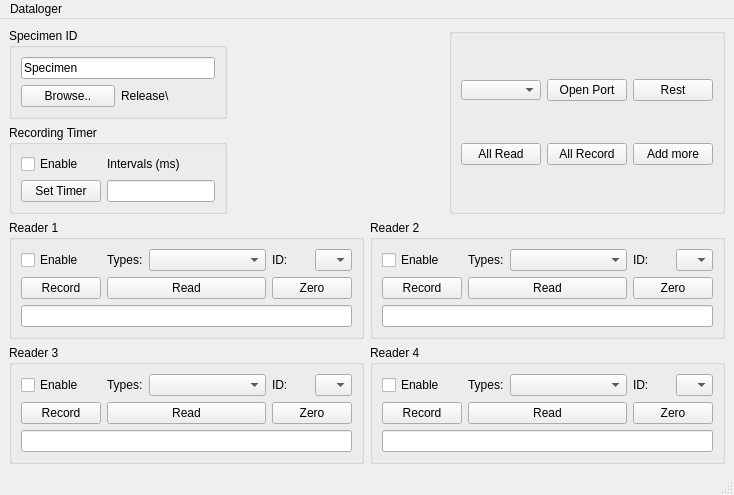
<?xml version="1.0" encoding="UTF-8"?>
<ui version="4.0">
 <class>MainWindow</class>
 <widget class="QMainWindow" name="MainWindow">
  <property name="geometry">
   <rect>
    <x>0</x>
    <y>0</y>
    <width>702</width>
    <height>469</height>
   </rect>
  </property>
  <property name="maximumSize">
   <size>
    <width>1076</width>
    <height>640</height>
   </size>
  </property>
  <property name="windowTitle">
   <string>MainWindow</string>
  </property>
  <widget class="QWidget" name="centralwidget">
   <layout class="QGridLayout" name="gridLayout_7">
    <item row="0" column="0">
     <layout class="QVBoxLayout" name="verticalLayout_2">
      <item>
       <widget class="QGroupBox" name="groupBox_7">
        <property name="title">
         <string>Specimen ID</string>
        </property>
        <layout class="QVBoxLayout" name="verticalLayout">
         <item>
          <widget class="QLineEdit" name="lineEdit_File_Name">
           <property name="text">
            <string>Specimen</string>
           </property>
          </widget>
         </item>
         <item>
          <layout class="QHBoxLayout" name="horizontalLayout_9">
           <item>
            <widget class="QPushButton" name="pushButton_Browse">
             <property name="text">
              <string>Browse..</string>
             </property>
            </widget>
           </item>
           <item>
            <widget class="QLabel" name="label_FilePath">
             <property name="text">
              <string>Release\</string>
             </property>
            </widget>
           </item>
          </layout>
         </item>
        </layout>
       </widget>
      </item>
      <item>
       <widget class="QGroupBox" name="groupBox_5">
        <property name="title">
         <string>Recording Timer</string>
        </property>
        <layout class="QGridLayout" name="gridLayout">
         <item row="0" column="1">
          <layout class="QGridLayout" name="gridLayout_timer">
           <item row="1" column="0">
            <widget class="QPushButton" name="pushButton_set_timer">
             <property name="text">
              <string>Set Timer</string>
             </property>
            </widget>
           </item>
           <item row="0" column="1">
            <widget class="QLabel" name="label_9">
             <property name="text">
              <string>Intervals (ms)</string>
             </property>
            </widget>
           </item>
           <item row="1" column="1">
            <widget class="QLineEdit" name="timerIntervalsTextBox"/>
           </item>
           <item row="0" column="0">
            <widget class="QCheckBox" name="checkBox_Timer_Enable">
             <property name="text">
              <string>Enable</string>
             </property>
            </widget>
           </item>
          </layout>
         </item>
        </layout>
       </widget>
      </item>
     </layout>
    </item>
    <item row="0" column="2">
     <widget class="QGroupBox" name="groupBox_6">
      <property name="title">
       <string/>
      </property>
      <layout class="QGridLayout" name="gridLayout_11">
       <item row="0" column="2">
        <widget class="QPushButton" name="pushButton_Rest">
         <property name="text">
          <string>Rest</string>
         </property>
        </widget>
       </item>
       <item row="0" column="0">
        <widget class="QComboBox" name="comboBox_PortName">
         <property name="maximumSize">
          <size>
           <width>80</width>
           <height>20</height>
          </size>
         </property>
         <property name="mouseTracking">
          <bool>true</bool>
         </property>
         <item>
          <property name="text">
           <string/>
          </property>
         </item>
        </widget>
       </item>
       <item row="1" column="1">
        <widget class="QPushButton" name="pushButton_All_Record">
         <property name="text">
          <string>All Record</string>
         </property>
        </widget>
       </item>
       <item row="1" column="2">
        <widget class="QPushButton" name="pushButton_Add_GroupBox">
         <property name="text">
          <string>Add more</string>
         </property>
        </widget>
       </item>
       <item row="0" column="1">
        <widget class="QPushButton" name="pushButton_SerialPort">
         <property name="text">
          <string>Open Port</string>
         </property>
        </widget>
       </item>
       <item row="1" column="0">
        <widget class="QPushButton" name="pushButton_All_Read">
         <property name="text">
          <string>All Read</string>
         </property>
        </widget>
       </item>
      </layout>
     </widget>
    </item>
    <item row="1" column="0" colspan="3">
     <layout class="QGridLayout" name="gridLayout_Reader">
      <item row="0" column="0">
       <widget class="QGroupBox" name="groupBox">
        <property name="title">
         <string>Reader 1</string>
        </property>
        <layout class="QGridLayout" name="gridLayout_10">
         <item row="0" column="1">
          <layout class="QGridLayout" name="gridLayout_3">
           <item row="0" column="1">
            <layout class="QHBoxLayout" name="horizontalLayout">
             <item>
              <widget class="QLabel" name="label">
               <property name="text">
                <string>Types:</string>
               </property>
              </widget>
             </item>
             <item>
              <widget class="QComboBox" name="comboBox_Reader1_DeviceType">
               <property name="mouseTracking">
                <bool>false</bool>
               </property>
               <item>
                <property name="text">
                 <string/>
                </property>
               </item>
               <item>
                <property name="text">
                 <string>HCA726S</string>
                </property>
               </item>
               <item>
                <property name="text">
                 <string>LVDT Sensors</string>
                </property>
               </item>
               <item>
                <property name="text">
                 <string>Torque Sensors</string>
                </property>
               </item>
              </widget>
             </item>
            </layout>
           </item>
           <item row="0" column="0">
            <widget class="QCheckBox" name="checkBox_Reader1_Enable">
             <property name="text">
              <string>Enable</string>
             </property>
            </widget>
           </item>
           <item row="1" column="0">
            <widget class="QPushButton" name="pushButton_Reader1_isRecord">
             <property name="text">
              <string>Record</string>
             </property>
            </widget>
           </item>
           <item row="1" column="1">
            <widget class="QPushButton" name="pushButton_Reader1_isRead">
             <property name="text">
              <string>Read</string>
             </property>
            </widget>
           </item>
           <item row="2" column="0" colspan="3">
            <widget class="QLineEdit" name="lineEdit_Reader1"/>
           </item>
           <item row="1" column="2">
            <widget class="QPushButton" name="pushButton_Reader1_Zero">
             <property name="text">
              <string>Zero</string>
             </property>
            </widget>
           </item>
           <item row="0" column="2">
            <layout class="QHBoxLayout" name="horizontalLayout_2">
             <item>
              <widget class="QLabel" name="label_2">
               <property name="text">
                <string>ID:</string>
               </property>
              </widget>
             </item>
             <item>
              <widget class="QComboBox" name="comboBox_Reader1_DeviceID">
               <item>
                <property name="text">
                 <string/>
                </property>
               </item>
               <item>
                <property name="text">
                 <string>0</string>
                </property>
               </item>
               <item>
                <property name="text">
                 <string>1</string>
                </property>
               </item>
               <item>
                <property name="text">
                 <string>2</string>
                </property>
               </item>
               <item>
                <property name="text">
                 <string>3</string>
                </property>
               </item>
               <item>
                <property name="text">
                 <string>4</string>
                </property>
               </item>
               <item>
                <property name="text">
                 <string>5</string>
                </property>
               </item>
               <item>
                <property name="text">
                 <string>6</string>
                </property>
               </item>
               <item>
                <property name="text">
                 <string>7</string>
                </property>
               </item>
               <item>
                <property name="text">
                 <string>8</string>
                </property>
               </item>
              </widget>
             </item>
            </layout>
           </item>
          </layout>
         </item>
        </layout>
       </widget>
      </item>
      <item row="1" column="1">
       <widget class="QGroupBox" name="groupBox_4">
        <property name="title">
         <string>Reader 4</string>
        </property>
        <layout class="QGridLayout" name="gridLayout_2">
         <item row="0" column="0">
          <layout class="QGridLayout" name="gridLayout_5">
           <item row="0" column="0">
            <widget class="QCheckBox" name="checkBox_Reader4_Enable">
             <property name="text">
              <string>Enable</string>
             </property>
            </widget>
           </item>
           <item row="1" column="1">
            <widget class="QPushButton" name="pushButton_Reader4_isRead">
             <property name="text">
              <string>Read</string>
             </property>
            </widget>
           </item>
           <item row="1" column="2">
            <widget class="QPushButton" name="pushButton_Reader4_Zero">
             <property name="text">
              <string>Zero</string>
             </property>
            </widget>
           </item>
           <item row="0" column="1">
            <layout class="QHBoxLayout" name="horizontalLayout_5">
             <item>
              <widget class="QLabel" name="label_5">
               <property name="text">
                <string>Types:</string>
               </property>
              </widget>
             </item>
             <item>
              <widget class="QComboBox" name="comboBox_Reader4_DeviceType">
               <property name="mouseTracking">
                <bool>false</bool>
               </property>
               <item>
                <property name="text">
                 <string/>
                </property>
               </item>
               <item>
                <property name="text">
                 <string>HCA726S</string>
                </property>
               </item>
               <item>
                <property name="text">
                 <string>LVDT Sensors</string>
                </property>
               </item>
               <item>
                <property name="text">
                 <string>Torque Sensors</string>
                </property>
               </item>
              </widget>
             </item>
            </layout>
           </item>
           <item row="0" column="2">
            <layout class="QHBoxLayout" name="horizontalLayout_6">
             <item>
              <widget class="QLabel" name="label_6">
               <property name="text">
                <string>ID:</string>
               </property>
              </widget>
             </item>
             <item>
              <widget class="QComboBox" name="comboBox_Reader4_DeviceID">
               <item>
                <property name="text">
                 <string/>
                </property>
               </item>
               <item>
                <property name="text">
                 <string>0</string>
                </property>
               </item>
               <item>
                <property name="text">
                 <string>1</string>
                </property>
               </item>
               <item>
                <property name="text">
                 <string>2</string>
                </property>
               </item>
               <item>
                <property name="text">
                 <string>3</string>
                </property>
               </item>
               <item>
                <property name="text">
                 <string>4</string>
                </property>
               </item>
               <item>
                <property name="text">
                 <string>5</string>
                </property>
               </item>
               <item>
                <property name="text">
                 <string>6</string>
                </property>
               </item>
               <item>
                <property name="text">
                 <string>7</string>
                </property>
               </item>
               <item>
                <property name="text">
                 <string>8</string>
                </property>
               </item>
              </widget>
             </item>
            </layout>
           </item>
           <item row="1" column="0">
            <widget class="QPushButton" name="pushButton_Reader4_isRecord">
             <property name="text">
              <string>Record</string>
             </property>
            </widget>
           </item>
           <item row="2" column="0" colspan="3">
            <widget class="QLineEdit" name="lineEdit_Reader4"/>
           </item>
          </layout>
         </item>
        </layout>
       </widget>
      </item>
      <item row="1" column="0">
       <widget class="QGroupBox" name="groupBox_3">
        <property name="title">
         <string>Reader 3</string>
        </property>
        <layout class="QGridLayout" name="gridLayout_9">
         <item row="0" column="0">
          <layout class="QGridLayout" name="gridLayout_4">
           <item row="1" column="1">
            <widget class="QPushButton" name="pushButton_Reader3_isRead">
             <property name="text">
              <string>Read</string>
             </property>
            </widget>
           </item>
           <item row="0" column="1">
            <layout class="QHBoxLayout" name="horizontalLayout_3">
             <item>
              <widget class="QLabel" name="label_3">
               <property name="text">
                <string>Types:</string>
               </property>
              </widget>
             </item>
             <item>
              <widget class="QComboBox" name="comboBox_Reader3_DeviceType">
               <property name="mouseTracking">
                <bool>false</bool>
               </property>
               <item>
                <property name="text">
                 <string/>
                </property>
               </item>
               <item>
                <property name="text">
                 <string>HCA726S</string>
                </property>
               </item>
               <item>
                <property name="text">
                 <string>LVDT Sensors</string>
                </property>
               </item>
               <item>
                <property name="text">
                 <string>Torque Sensors</string>
                </property>
               </item>
              </widget>
             </item>
            </layout>
           </item>
           <item row="1" column="2">
            <widget class="QPushButton" name="pushButton_Reader3_Zero">
             <property name="text">
              <string>Zero</string>
             </property>
            </widget>
           </item>
           <item row="0" column="2">
            <layout class="QHBoxLayout" name="horizontalLayout_4">
             <item>
              <widget class="QLabel" name="label_4">
               <property name="text">
                <string>ID:</string>
               </property>
              </widget>
             </item>
             <item>
              <widget class="QComboBox" name="comboBox_Reader3_DeviceID">
               <item>
                <property name="text">
                 <string/>
                </property>
               </item>
               <item>
                <property name="text">
                 <string>0</string>
                </property>
               </item>
               <item>
                <property name="text">
                 <string>1</string>
                </property>
               </item>
               <item>
                <property name="text">
                 <string>2</string>
                </property>
               </item>
               <item>
                <property name="text">
                 <string>3</string>
                </property>
               </item>
               <item>
                <property name="text">
                 <string>4</string>
                </property>
               </item>
               <item>
                <property name="text">
                 <string>5</string>
                </property>
               </item>
               <item>
                <property name="text">
                 <string>6</string>
                </property>
               </item>
               <item>
                <property name="text">
                 <string>7</string>
                </property>
               </item>
               <item>
                <property name="text">
                 <string>8</string>
                </property>
               </item>
              </widget>
             </item>
            </layout>
           </item>
           <item row="1" column="0">
            <widget class="QPushButton" name="pushButton_Reader3_isRecord">
             <property name="text">
              <string>Record</string>
             </property>
            </widget>
           </item>
           <item row="0" column="0">
            <widget class="QCheckBox" name="checkBox_Reader3_Enable">
             <property name="text">
              <string>Enable</string>
             </property>
            </widget>
           </item>
          </layout>
         </item>
         <item row="1" column="0">
          <widget class="QLineEdit" name="lineEdit_Reader3"/>
         </item>
        </layout>
       </widget>
      </item>
      <item row="0" column="1">
       <widget class="QGroupBox" name="groupBox_2">
        <property name="title">
         <string>Reader 2</string>
        </property>
        <layout class="QGridLayout" name="gridLayout_8">
         <item row="0" column="0">
          <layout class="QGridLayout" name="gridLayout_6">
           <item row="0" column="1">
            <layout class="QHBoxLayout" name="horizontalLayout_7">
             <item>
              <widget class="QLabel" name="label_7">
               <property name="text">
                <string>Types:</string>
               </property>
              </widget>
             </item>
             <item>
              <widget class="QComboBox" name="comboBox_Reader2_DeviceType">
               <property name="mouseTracking">
                <bool>false</bool>
               </property>
               <item>
                <property name="text">
                 <string/>
                </property>
               </item>
               <item>
                <property name="text">
                 <string>HCA726S</string>
                </property>
               </item>
               <item>
                <property name="text">
                 <string>LVDT Sensors</string>
                </property>
               </item>
               <item>
                <property name="text">
                 <string>Torque Sensors</string>
                </property>
               </item>
              </widget>
             </item>
            </layout>
           </item>
           <item row="1" column="0">
            <widget class="QPushButton" name="pushButton_Reader2_isRecord">
             <property name="text">
              <string>Record</string>
             </property>
            </widget>
           </item>
           <item row="2" column="0" colspan="3">
            <widget class="QLineEdit" name="lineEdit_Reader2"/>
           </item>
           <item row="1" column="2">
            <widget class="QPushButton" name="pushButton_Reader2_Zero">
             <property name="text">
              <string>Zero</string>
             </property>
            </widget>
           </item>
           <item row="0" column="0">
            <widget class="QCheckBox" name="checkBox_Reader2_Enable">
             <property name="text">
              <string>Enable</string>
             </property>
            </widget>
           </item>
           <item row="1" column="1">
            <widget class="QPushButton" name="pushButton_Reader2_isRead">
             <property name="text">
              <string>Read</string>
             </property>
            </widget>
           </item>
           <item row="0" column="2">
            <layout class="QHBoxLayout" name="horizontalLayout_8">
             <item>
              <widget class="QLabel" name="label_8">
               <property name="text">
                <string>ID:</string>
               </property>
              </widget>
             </item>
             <item>
              <widget class="QComboBox" name="comboBox_Reader2_DeviceID">
               <item>
                <property name="text">
                 <string/>
                </property>
               </item>
               <item>
                <property name="text">
                 <string>0</string>
                </property>
               </item>
               <item>
                <property name="text">
                 <string>1</string>
                </property>
               </item>
               <item>
                <property name="text">
                 <string>2</string>
                </property>
               </item>
               <item>
                <property name="text">
                 <string>3</string>
                </property>
               </item>
               <item>
                <property name="text">
                 <string>4</string>
                </property>
               </item>
               <item>
                <property name="text">
                 <string>5</string>
                </property>
               </item>
               <item>
                <property name="text">
                 <string>6</string>
                </property>
               </item>
               <item>
                <property name="text">
                 <string>7</string>
                </property>
               </item>
               <item>
                <property name="text">
                 <string>8</string>
                </property>
               </item>
              </widget>
             </item>
            </layout>
           </item>
          </layout>
         </item>
        </layout>
       </widget>
      </item>
     </layout>
    </item>
    <item row="0" column="1">
     <spacer name="horizontalSpacer">
      <property name="orientation">
       <enum>Qt::Horizontal</enum>
      </property>
      <property name="sizeHint" stdset="0">
       <size>
        <width>40</width>
        <height>20</height>
       </size>
      </property>
     </spacer>
    </item>
   </layout>
  </widget>
  <widget class="QMenuBar" name="menubar">
   <property name="geometry">
    <rect>
     <x>0</x>
     <y>0</y>
     <width>702</width>
     <height>22</height>
    </rect>
   </property>
   <widget class="QMenu" name="menuwdaw">
    <property name="title">
     <string>Dataloger</string>
    </property>
   </widget>
   <addaction name="menuwdaw"/>
  </widget>
  <widget class="QStatusBar" name="statusbar"/>
 </widget>
 <resources/>
 <connections/>
</ui>
